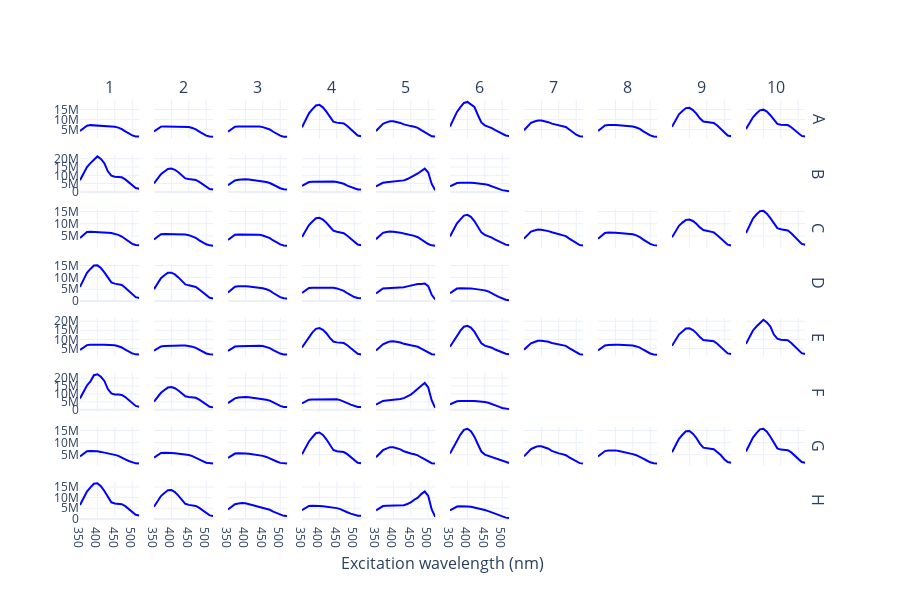

Here is the notebook cell this chart was saved with:
### Code cell
# Sort out rows and columns
well_rows = natsorted(plate_data.measurements["well_row"].unique().tolist())  # type: ignore
well_cols = natsorted(plate_data.measurements["well_column"].unique().tolist())  # type: ignore
subplot_rows = {well_row: i + 1 for i, well_row in enumerate(well_rows)}
subplot_cols = {organism_id: i + 1 for i, organism_id in enumerate(well_cols)}

# Create figure
num_rows = len(subplot_rows)
num_cols = len(subplot_cols)
fig = make_subplots(
    rows=num_rows,
    cols=num_cols,
    shared_xaxes=True,
    shared_yaxes=True,
    row_titles=well_rows,
    column_titles=well_cols,
    x_title="Excitation wavelength (nm)",
)

for well_id, group in plate_data.measurements.groupby("well_id"):  # type: ignore
    trace = go.Scatter(
        x=group["excitation_nm"],
        y=group["value"],
        marker={"color": "blue"},
        mode="lines",
        showlegend=False,
    )

    well_row = well_id[0]
    well_col = int(well_id[1:])
    fig.add_trace(
        trace,
        row=subplot_rows[well_row],
        col=subplot_cols[well_col],
    )
fig.update_layout(
    width=900,
    height=600,
    template="plotly_white",
)
fig.show()
